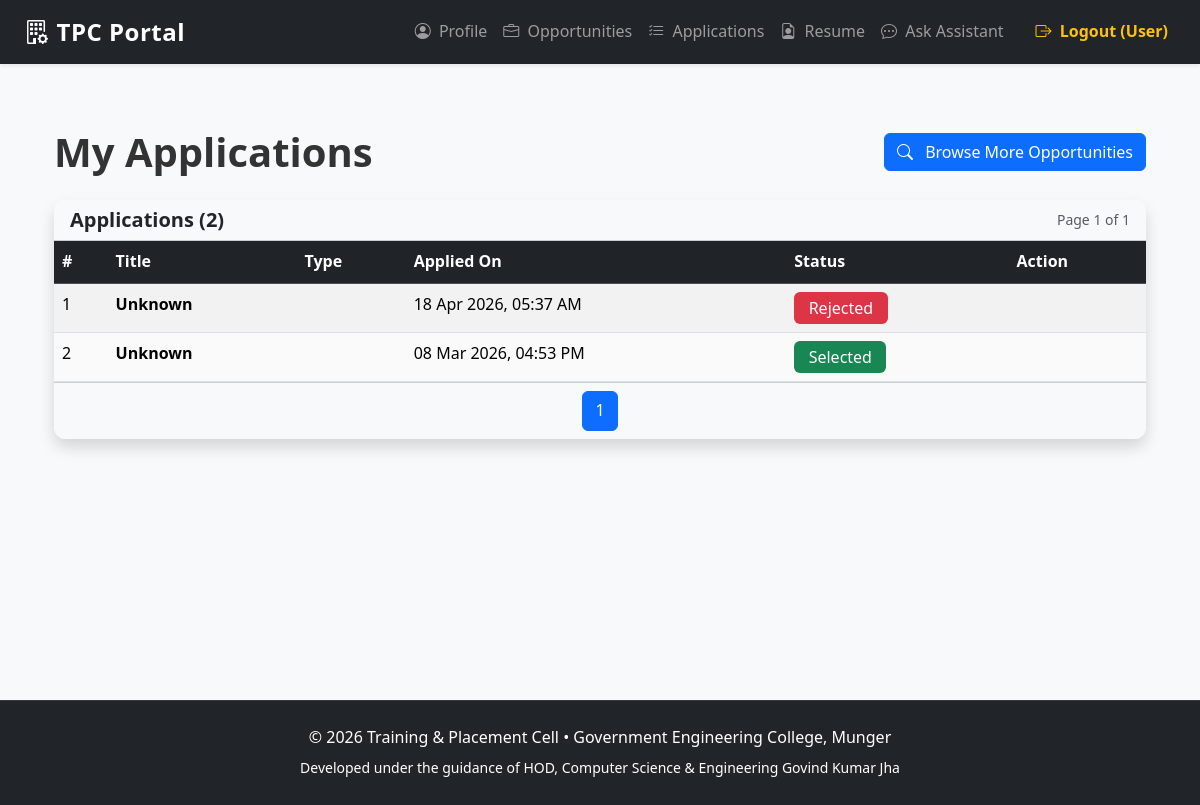
The page /student/applications (signed in) on the database its author committed.
### app/models.py (models this page shows, shortened)
class Application(db.Model):
    __tablename__ = 'applications'
    id = db.Column(db.Integer, primary_key=True)
    student_id = db.Column(db.Integer, db.ForeignKey('users.id'), nullable=False)
    job_id = db.Column(db.Integer, db.ForeignKey('jobs.id'), nullable=True)
    opportunity_id = db.Column(db.Integer, db.ForeignKey('opportunities.id'), nullable=True)
    status = db.Column(db.String(30), default='Applied', nullable=False)  # Applied, Shortlisted, Selected, Rejected
    applied_at = db.Column(db.DateTime, default=datetime.utcnow)
    updated_at = db.Column(db.DateTime, default=datetime.utcnow, onupdate=datetime.utcnow)
    student = db.relationship('User', back_populates='applications')
    job = db.relationship('Job', back_populates='applications')
    opportunity = db.relationship('Opportunity', foreign_keys=[opportunity_id])
    __table_args__ = (
        db.UniqueConstraint('student_id', 'job_id', name='unique_student_job_application'),
        db.UniqueConstraint('student_id', 'opportunity_id', name='unique_student_opportunity_application'),
    )

### app/student/routes.py (the view)
@bp.route('/applications')
@student_required
def applications():
    page = request.args.get('page', 1, type=int)
    user_id = session['user_id']
    apps = Application.query.filter_by(student_id=user_id)\
                            .order_by(Application.applied_at.desc())\
                            .paginate(page=page, per_page=10, error_out=False)
    return render_template(
        'student/application.html',
        applications=apps,
        now=datetime.utcnow()
    )

### app/student/routes.py (called while the page is built)
def student_required(f):
    @wraps(f)
    def decorated_function(*args, **kwargs):
        if 'user_id' not in session or session.get('role') != 'Student':
            flash('This area is only for students. Please log in.', 'warning')
            return redirect(url_for('auth.login'))
        return f(*args, **kwargs)
    return decorated_function

### templates/student/application.html (shortened to what this page needs)
{% extends "base.html" %}
{% block content %}
<div class="container py-4">
    <div class="d-flex justify-content-between align-items-center mb-4">
        <h1 class="mb-0">My Applications</h1>
        <a href="{{ url_for('student.browse_opportunities') }}" class="btn btn-primary">
            <i class="bi bi-search me-2"></i> Browse More Opportunities
        </a>
    </div>
    {% if applications.items %}
    <div class="card shadow border-0">
        <div class="card-header bg-light d-flex justify-content-between align-items-center">
            <h5 class="mb-0">Applications ({{ applications.total }})</h5>
            <small class="text-muted">Page {{ applications.page }} of {{ applications.pages }}</small>
        </div>
        <div class="card-body p-0">
            <div class="table-responsive">
                <table class="table table-hover table-striped mb-0">
                    <thead class="table-dark">
                        <tr>
                            <th>#</th>
                            <th>Title</th>
                            <th>Type</th>
                            <th>Applied On</th>
                            <th>Status</th>
                            <th>Action</th>
                        </tr>
                    </thead>
                    <tbody>
                        {% for app in applications.items %}
                        <tr>
                            <td>{{ loop.index + (applications.page - 1) * applications.per_page }}</td>
                            <td class="fw-bold">
                                {% if app.job %}
                                    {{ app.job.company_name }}
                                {% elif app.opportunity %}
                                    {{ app.opportunity.title }}
                                {% else %}
                                    Unknown
                                {% endif %}
                            </td>
                            <td>
                            </td>
                            <td>{{ app.applied_at.strftime('%d %b %Y, %I:%M %p') }}</td>
                            <td>
                                {% if app.status == 'Applied' %}
                                    <span class="badge bg-warning fs-6">Applied</span>
                                {% elif app.status == 'Shortlisted' %}
                                    <span class="badge bg-info fs-6">Shortlisted</span>
                                {% elif app.status == 'Selected' %}
                                    <span class="badge bg-success fs-6">Selected</span>
                                {% elif app.status == 'Rejected' %}
                                    <span class="badge bg-danger fs-6">Rejected</span>
                                {% else %}
                                    <span class="badge bg-secondary fs-6">{{ app.status }}</span>
                                {% endif %}
                            </td>
                            <td>
                        </tr>
                        {% endfor %}
                    </tbody>
                </table>
            </div>
        </div>
        <div class="card-footer bg-light">
            <nav aria-label="Applications pagination">
                <ul class="pagination justify-content-center mb-0">
                    {% for p in applications.iter_pages(left_edge=2, right_edge=2) %}
                        {% if p %}
                            {% if p == applications.page %}
                            <li class="page-item active"><span class="page-link">{{ p }}</span></li>
                            {% else %}
                            <li class="page-item"><a class="page-link" href="{{ url_for('student.applications', page=p) }}">{{ p }}</a></li>
                            {% endif %}
                        {% else %}
                            <li class="page-item disabled"><span class="page-link">...</span></li>
                        {% endif %}
                    {% endfor %}
                </ul>
            </nav>
        </div>
    </div>
    {% endif %}
</div>
{% endblock %}
{% block extra_head %}
<link rel="stylesheet" href="https://cdn.jsdelivr.net/npm/bootstrap-icons@1.11.3/font/bootstrap-icons.min.css">
{% endblock %}

### static/css/styles.css (style rules this page uses)
:root { --primary: #0d6efd; --primary-dark: #0b5ed7; --success: #198754; --warning: #ffc107; --danger: #dc3545; --info: #0dcaf0; --light-bg: #f8f9fa; --dark-bg: #212529; }
body { font-family: 'Segoe UI', system-ui, -apple-system, sans-serif; background-color: var(--light-bg); color: #333; line-height: 1.6; }
h1, h2, h3, h4, h5, h6 { font-weight: 600; }
.card { border-radius: 12px; overflow: hidden; }
.btn { font-weight: 500; transition: all 0.15s ease; white-space: nowrap; }
.btn-primary { background-color: var(--primary); border-color: var(--primary); }
.badge { font-weight: 500; padding: 0.5em 0.9em; }
.table { --bs-table-bg: white; --bs-table-accent-bg: rgba(0,0,0,0.02); }
.table-hover tbody tr { transition: background-color 0.15s ease-in-out; }

### rows shown on the page
Application: applied_at "18 Apr 2026, 05:37 AM", status "Rejected"
Application: applied_at "08 Mar 2026, 04:53 PM", status "Selected"

### other values the page prints
{{ session.username if 'username' in session else 'User' }} "User"
{{ applications.total }} "2"
{{ applications.page }} "1"
{{ applications.pages }} "1"
{{ p }} "1"
